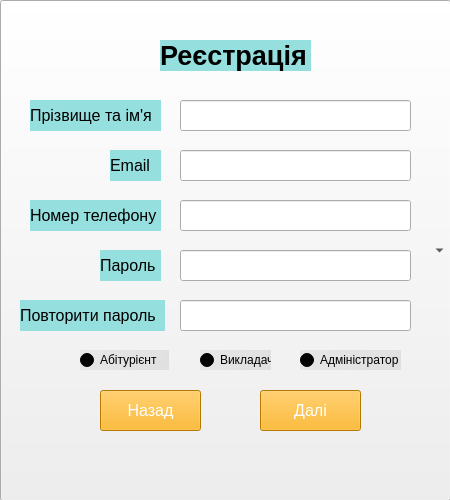
<?xml version="1.0" encoding="UTF-8"?>
<ui version="4.0">
 <class>sign_up_1</class>
 <widget class="QMainWindow" name="sign_up_1">
  <property name="geometry">
   <rect>
    <x>0</x>
    <y>0</y>
    <width>450</width>
    <height>500</height>
   </rect>
  </property>
  <property name="windowTitle">
   <string>Реєстрація</string>
  </property>
  <widget class="QWidget" name="centralwidget">
   <widget class="QLabel" name="signUp1">
    <property name="geometry">
     <rect>
      <x>0</x>
      <y>0</y>
      <width>450</width>
      <height>500</height>
     </rect>
    </property>
    <property name="text">
     <string/>
    </property>
    <property name="pixmap">
     <pixmap>4a7eaeae52140c9205af389cc1e2c7b7-Enhanced-transformed (1).jpeg</pixmap>
    </property>
   </widget>
   <widget class="QLabel" name="main_label">
    <property name="geometry">
     <rect>
      <x>160</x>
      <y>40</y>
      <width>151</width>
      <height>31</height>
     </rect>
    </property>
    <property name="font">
     <font>
      <pointsize>20</pointsize>
      <bold>true</bold>
     </font>
    </property>
    <property name="styleSheet">
     <string notr="true">background-color: rgb(149, 223, 223);</string>
    </property>
    <property name="text">
     <string>Реєстрація</string>
    </property>
   </widget>
   <widget class="QLabel" name="label_full_name">
    <property name="geometry">
     <rect>
      <x>30</x>
      <y>100</y>
      <width>131</width>
      <height>31</height>
     </rect>
    </property>
    <property name="font">
     <font>
      <pointsize>12</pointsize>
      <bold>false</bold>
     </font>
    </property>
    <property name="toolTip">
     <string>&lt;html&gt;&lt;head/&gt;&lt;body&gt;&lt;p align=&quot;center&quot;&gt;&lt;br/&gt;&lt;/p&gt;&lt;/body&gt;&lt;/html&gt;</string>
    </property>
    <property name="styleSheet">
     <string notr="true">background-color: rgb(149, 223, 223);</string>
    </property>
    <property name="text">
     <string>Прізвище та ім'я</string>
    </property>
    <property name="margin">
     <number>3</number>
    </property>
   </widget>
   <widget class="QLabel" name="label_email">
    <property name="geometry">
     <rect>
      <x>110</x>
      <y>150</y>
      <width>51</width>
      <height>31</height>
     </rect>
    </property>
    <property name="font">
     <font>
      <pointsize>12</pointsize>
      <bold>false</bold>
     </font>
    </property>
    <property name="toolTip">
     <string>&lt;html&gt;&lt;head/&gt;&lt;body&gt;&lt;p align=&quot;center&quot;&gt;&lt;br/&gt;&lt;/p&gt;&lt;/body&gt;&lt;/html&gt;</string>
    </property>
    <property name="styleSheet">
     <string notr="true">background-color: rgb(149, 223, 223);</string>
    </property>
    <property name="text">
     <string>Email</string>
    </property>
    <property name="margin">
     <number>3</number>
    </property>
   </widget>
   <widget class="QPushButton" name="back2">
    <property name="geometry">
     <rect>
      <x>100</x>
      <y>390</y>
      <width>101</width>
      <height>41</height>
     </rect>
    </property>
    <property name="font">
     <font>
      <pointsize>12</pointsize>
     </font>
    </property>
    <property name="styleSheet">
     <string notr="true">background-color: rgb(255, 170, 0);
color: rgb(255, 255, 255);</string>
    </property>
    <property name="text">
     <string>Назад</string>
    </property>
   </widget>
   <widget class="QPushButton" name="submit2">
    <property name="geometry">
     <rect>
      <x>260</x>
      <y>390</y>
      <width>101</width>
      <height>41</height>
     </rect>
    </property>
    <property name="font">
     <font>
      <pointsize>12</pointsize>
     </font>
    </property>
    <property name="styleSheet">
     <string notr="true">background-color: rgb(255, 170, 0);
color: rgb(255, 255, 255);</string>
    </property>
    <property name="text">
     <string>Далі</string>
    </property>
   </widget>
   <widget class="QLabel" name="label_num_ph">
    <property name="geometry">
     <rect>
      <x>30</x>
      <y>200</y>
      <width>131</width>
      <height>31</height>
     </rect>
    </property>
    <property name="font">
     <font>
      <pointsize>12</pointsize>
      <bold>false</bold>
     </font>
    </property>
    <property name="toolTip">
     <string>&lt;html&gt;&lt;head/&gt;&lt;body&gt;&lt;p align=&quot;center&quot;&gt;&lt;br/&gt;&lt;/p&gt;&lt;/body&gt;&lt;/html&gt;</string>
    </property>
    <property name="styleSheet">
     <string notr="true">background-color: rgb(149, 223, 223);</string>
    </property>
    <property name="text">
     <string>Номер телефону</string>
    </property>
    <property name="margin">
     <number>3</number>
    </property>
   </widget>
   <widget class="QRadioButton" name="radioButton_graduant">
    <property name="geometry">
     <rect>
      <x>80</x>
      <y>350</y>
      <width>89</width>
      <height>20</height>
     </rect>
    </property>
    <property name="styleSheet">
     <string notr="true">background-color: qlineargradient(spread:pad, x1:0, y1:0, x2:1, y2:0, stop:0 rgba(221, 221, 221, 135), stop:1 rgba(199, 199, 199, 106));</string>
    </property>
    <property name="text">
     <string>Абітурієнт</string>
    </property>
   </widget>
   <widget class="QRadioButton" name="radioButton_3_admin">
    <property name="geometry">
     <rect>
      <x>300</x>
      <y>350</y>
      <width>101</width>
      <height>20</height>
     </rect>
    </property>
    <property name="styleSheet">
     <string notr="true">background-color: qlineargradient(spread:pad, x1:0, y1:0, x2:1, y2:0, stop:0 rgba(221, 221, 221, 135), stop:1 rgba(199, 199, 199, 106));</string>
    </property>
    <property name="text">
     <string>Адміністратор</string>
    </property>
   </widget>
   <widget class="QRadioButton" name="radioButton_2_teacher">
    <property name="geometry">
     <rect>
      <x>200</x>
      <y>350</y>
      <width>71</width>
      <height>20</height>
     </rect>
    </property>
    <property name="styleSheet">
     <string notr="true">background-color: qlineargradient(spread:pad, x1:0, y1:0, x2:1, y2:0, stop:0 rgba(221, 221, 221, 135), stop:1 rgba(199, 199, 199, 106));</string>
    </property>
    <property name="text">
     <string>Викладач</string>
    </property>
   </widget>
   <widget class="QLabel" name="label_pass">
    <property name="geometry">
     <rect>
      <x>100</x>
      <y>250</y>
      <width>61</width>
      <height>31</height>
     </rect>
    </property>
    <property name="font">
     <font>
      <pointsize>12</pointsize>
      <bold>false</bold>
     </font>
    </property>
    <property name="toolTip">
     <string>&lt;html&gt;&lt;head/&gt;&lt;body&gt;&lt;p align=&quot;center&quot;&gt;&lt;br/&gt;&lt;/p&gt;&lt;/body&gt;&lt;/html&gt;</string>
    </property>
    <property name="styleSheet">
     <string notr="true">background-color: rgb(149, 223, 223);</string>
    </property>
    <property name="text">
     <string>Пароль</string>
    </property>
    <property name="margin">
     <number>3</number>
    </property>
   </widget>
   <widget class="QLabel" name="label_repeat_pass">
    <property name="geometry">
     <rect>
      <x>20</x>
      <y>300</y>
      <width>145</width>
      <height>31</height>
     </rect>
    </property>
    <property name="font">
     <font>
      <pointsize>12</pointsize>
      <bold>false</bold>
     </font>
    </property>
    <property name="toolTip">
     <string>&lt;html&gt;&lt;head/&gt;&lt;body&gt;&lt;p align=&quot;center&quot;&gt;&lt;br/&gt;&lt;/p&gt;&lt;/body&gt;&lt;/html&gt;</string>
    </property>
    <property name="styleSheet">
     <string notr="true">background-color: rgb(149, 223, 223);</string>
    </property>
    <property name="text">
     <string>Повторити пароль</string>
    </property>
    <property name="margin">
     <number>3</number>
    </property>
   </widget>
   <widget class="QComboBox" name="comboBox">
    <property name="geometry">
     <rect>
      <x>0</x>
      <y>0</y>
      <width>451</width>
      <height>501</height>
     </rect>
    </property>
   </widget>
   <widget class="QLineEdit" name="lineEdit_fullname">
    <property name="geometry">
     <rect>
      <x>180</x>
      <y>100</y>
      <width>231</width>
      <height>31</height>
     </rect>
    </property>
   </widget>
   <widget class="QLineEdit" name="lineEdit_2_email">
    <property name="geometry">
     <rect>
      <x>180</x>
      <y>150</y>
      <width>231</width>
      <height>31</height>
     </rect>
    </property>
   </widget>
   <widget class="QLineEdit" name="lineEdit_3_ph_num">
    <property name="geometry">
     <rect>
      <x>180</x>
      <y>200</y>
      <width>231</width>
      <height>31</height>
     </rect>
    </property>
   </widget>
   <widget class="QLineEdit" name="lineEdit_4_pass">
    <property name="geometry">
     <rect>
      <x>180</x>
      <y>250</y>
      <width>231</width>
      <height>31</height>
     </rect>
    </property>
   </widget>
   <widget class="QLineEdit" name="lineEdit_5_rep_pass">
    <property name="geometry">
     <rect>
      <x>180</x>
      <y>300</y>
      <width>231</width>
      <height>31</height>
     </rect>
    </property>
   </widget>
   <zorder>comboBox</zorder>
   <zorder>signUp1</zorder>
   <zorder>main_label</zorder>
   <zorder>label_full_name</zorder>
   <zorder>label_email</zorder>
   <zorder>back2</zorder>
   <zorder>submit2</zorder>
   <zorder>label_num_ph</zorder>
   <zorder>radioButton_graduant</zorder>
   <zorder>radioButton_3_admin</zorder>
   <zorder>radioButton_2_teacher</zorder>
   <zorder>label_pass</zorder>
   <zorder>label_repeat_pass</zorder>
   <zorder>lineEdit_fullname</zorder>
   <zorder>lineEdit_2_email</zorder>
   <zorder>lineEdit_3_ph_num</zorder>
   <zorder>lineEdit_4_pass</zorder>
   <zorder>lineEdit_5_rep_pass</zorder>
  </widget>
 </widget>
 <resources/>
 <connections/>
</ui>
